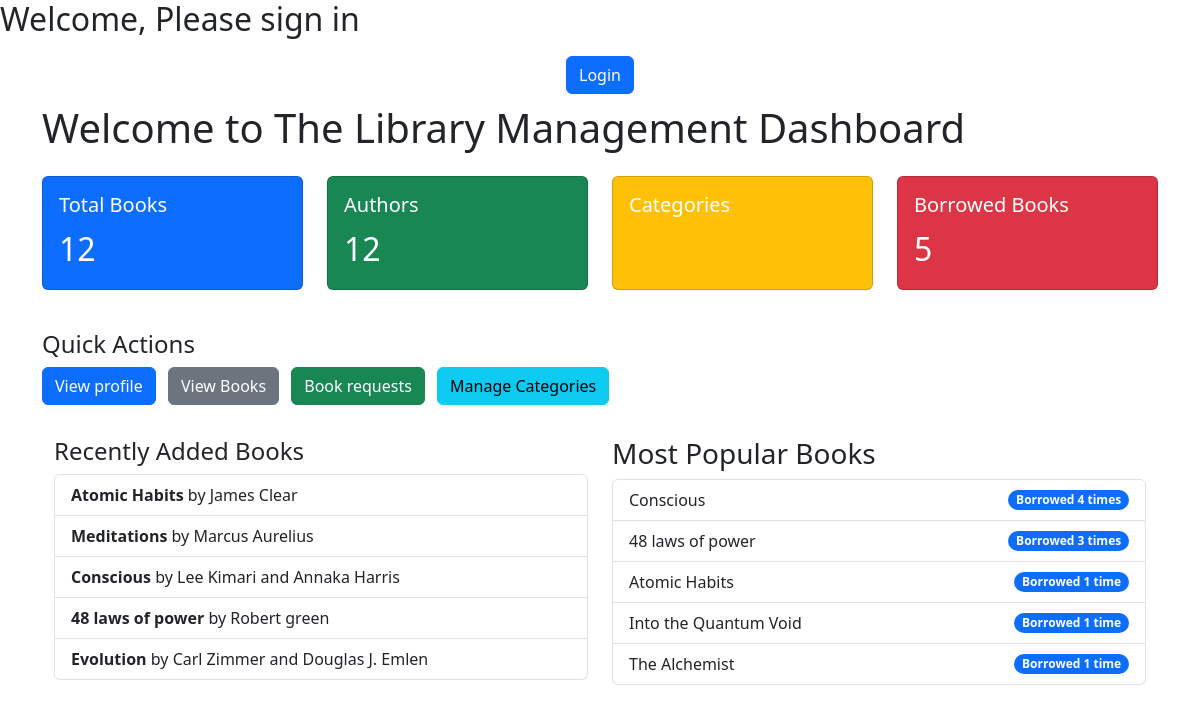
/library/, run on the app's committed database.
### library_app/models.py (models this page shows, shortened)
class Book(models.Model):
    title = models.CharField(max_length=255)
    author = models.CharField(max_length=255)
    isbn = models.CharField(max_length=13, unique=True)
    category = models.CharField(max_length=100)
    description = models.TextField(blank=True)  # NEW field
    total_copies = models.PositiveIntegerField()
    available_copies = models.PositiveIntegerField()
    added_by = models.ForeignKey(User, on_delete=models.SET_NULL, null=True, blank=True)  # NEW field
    publisher = models.ForeignKey('Publisher', on_delete=models.SET_NULL, null=True, blank=True)  # NEW field
    created_at = models.DateTimeField(auto_now_add=True)
    updated_at = models.DateTimeField(auto_now=True)

### library_app/views.py (the view)
# urls.py: path('', dashboard, name='dashboard'),
def dashboard(request):
    total_books = Book.objects.count()
    borrowed_books = IssuedBook.objects.filter(return_date__isnull=True).count()
    recent_books = Book.objects.order_by('-created_at')[:5]
    popular_books = (
        Book.objects.annotate(borrow_count=Count('issuedbook'))
        .order_by('-borrow_count')[:5]
    )
    context = {
        'title': "Dashboard",
        'total_books': total_books,
        'borrowed_books': borrowed_books,
        'recent_books': recent_books,
        'popular_books': popular_books,
        'current_year': timezone.now().year,
    }
    return render(request, 'library_app/dashboard.html', context)

### library_app/templates/library_app/dashboard.html (shortened to what this page needs)
{% extends 'base.html' %} {% block content %}
<div class="container">
  <header style="color: black; padding: 10px">
    {% if user.is_authenticated %}
    <div class="alert alert-primary text-center mb-3">
      Bonjour, <strong>{{ user.username }}</strong>!
    </div>
    {% else %}
    <div class="text-center">
      <a href="{% url 'login' %}" class="btn btn-primary">Login</a>
    </div>
    {% endif %}
  </header>
  <h1>Welcome to The Library Management Dashboard</h1>
  <div class="row my-4">
    <div class="col-md-3 mb-3">
      <div class="card text-white bg-primary h-100">
        <div class="card-body">
          <h5 class="card-title">Total Books</h5>
          <p class="card-text fs-2">{{ total_books }}</p>
        </div>
      </div>
    </div>
    <div class="col-md-3 mb-3">
      <div class="card text-white bg-success h-100">
        <div class="card-body">
          <h5 class="card-title">Authors</h5>
          <p class="card-text fs-2">{{ total_books }}</p>
        </div>
      </div>
    </div>
    <div class="col-md-3 mb-3">
      <div class="card text-white bg-warning h-100">
        <div class="card-body">
          <h5 class="card-title">Categories</h5>
        </div>
      </div>
    </div>
    <div class="col-md-3 mb-3">
      <div class="card text-white bg-danger h-100">
        <div class="card-body">
          <h5 class="card-title">Borrowed Books</h5>
          <p class="card-text fs-2">{{ borrowed_books }}</p>
        </div>
      </div>
    </div>
  </div>
  <div class="my-4">
    <h4>Quick Actions</h4>
    <a href="{% url 'profile' %}" class="btn btn-primary me-2 mb-2"
      >View profile</a
    >
    <a href="{% url 'book_list' %}" class="btn btn-secondary me-2 mb-2"
      >View Books</a
    >
    <a href="{% url 'my_requests' %}" class="btn btn-success me-2 mb-2"
      >Book requests</a
    >
    <a href="#" class="btn btn-info me-2 mb-2">Manage Categories</a>
  </div>
  <div class="container my-4">
    <div class="row">
      <section class="col-md-6 mb-4">
        <h4>Recently Added Books</h4>
        <ul class="list-group">
          {% for book in recent_books %}
          <li class="list-group-item">
            <strong>{{ book.title }}</strong> by {{ book.author }}
          </li>
          {% empty %}
          <li class="list-group-item">No recent books.</li>
          {% endfor %}
        </ul>
      </section>
      <section class="col-md-6 mb-4">
        <h3>Most Popular Books</h3>
        <ul class="list-group">
          {% for book in popular_books %}
          <li
            class="list-group-item d-flex justify-content-between align-items-center"
          >
            {{ book.title }}
            <span class="badge bg-primary rounded-pill"
              >Borrowed
              <span>
                {{ book.borrow_count }}
                <span>time{% if book.borrow_count != 1 %}s{% endif %}</span>
              </span>
            </span>
          </li>
          {% empty %}
          <li class="list-group-item">No popular books yet.</li>
          {% endfor %}
        </ul>
      </section>
    </div>
  </div>
</div>
{% endblock content %}

### data on the page
Book: title "Atomic Habits", author "James Clear", borrow_count "1"
Book: title "Meditations", author "Marcus Aurelius"
Book: title "Conscious", author "Lee Kimari and Annaka Harris", borrow_count "4"
Book: title "48 laws of power", author "Robert green", borrow_count "3"
Book: title "Evolution", author "Carl Zimmer and Douglas J. Emlen"
Book: title "Into the Quantum Void", borrow_count "1"
Book: title "The Alchemist", borrow_count "1"

### other printed values
{{ total_books }} "12"
{{ borrowed_books }} "5"
